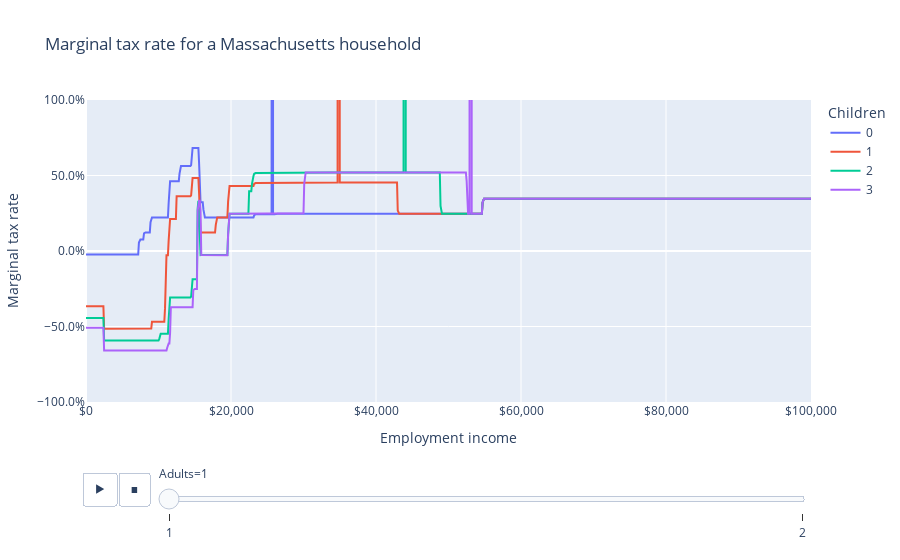

Source (notebook cell):
### Markdown cell above
Core marginal tax rates span from zero to five percent, but when including the EITC, they range from -13.5% to 12.3%, depending on income and household structure.

### Code cell
fig = px.line(
    df,
    "employment_income",
    "mtr",
    color="children",
    animation_frame="adults",
    labels=LABELS,
    title="Marginal tax rate for a Massachusetts household",
)
fig.update_layout(xaxis_tickformat="$,", yaxis_tickformat=".1%", yaxis_range=[-1, 1])
fig.show()

### Figure 1 — Plotly figure (JSON) as saved in the notebook; plotly's stock layout.template omitted (floating-point values rounded to 4 significant figures; data arrays with more than 128 entries replaced by an {"elided": "..."} marker saying what was removed)
{"data": [{"hovertemplate": "Children=0<br>Adults=1<br>Employment income=%{x}<br>Marginal tax rate=%{y}<extra></extra>", "legendgroup": "0", "line": {"color": "#636efa", "dash": "solid"}, "marker": {"symbol": "circle"}, "mode": "lines", "name": "0", "orientation": "v", "showlegend": true, "type": "scatter", "x": {"elided": "1001 int values"}, "xaxis": "x", "y": {"elided": "1001 float values"}, "yaxis": "y"}, {"hovertemplate": "Children=1<br>Adults=1<br>Employment income=%{x}<br>Marginal tax rate=%{y}<extra></extra>", "legendgroup": "1", "line": {"color": "#EF553B", "dash": "solid"}, "marker": {"symbol": "circle"}, "mode": "lines", "name": "1", "orientation": "v", "showlegend": true, "type": "scatter", "x": {"elided": "1001 int values"}, "xaxis": "x", "y": {"elided": "1001 float values"}, "yaxis": "y"}, {"hovertemplate": "Children=2<br>Adults=1<br>Employment income=%{x}<br>Marginal tax rate=%{y}<extra></extra>", "legendgroup": "2", "line": {"color": "#00cc96", "dash": "solid"}, "marker": {"symbol": "circle"}, "mode": "lines", "name": "2", "orientation": "v", "showlegend": true, "type": "scatter", "x": {"elided": "1001 int values"}, "xaxis": "x", "y": {"elided": "1001 float values"}, "yaxis": "y"}, {"hovertemplate": "Children=3<br>Adults=1<br>Employment income=%{x}<br>Marginal tax rate=%{y}<extra></extra>", "legendgroup": "3", "line": {"color": "#ab63fa", "dash": "solid"}, "marker": {"symbol": "circle"}, "mode": "lines", "name": "3", "orientation": "v", "showlegend": true, "type": "scatter", "x": {"elided": "1001 int values"}, "xaxis": "x", "y": {"elided": "1001 float values"}, "yaxis": "y"}], "layout": {"legend": {"title": {"text": "Children"}, "tracegroupgap": 0}, "sliders": [{"active": 0, "currentvalue": {"prefix": "Adults="}, "len": 0.9, "pad": {"b": 10, "t": 60}, "steps": [{"args": [["1"], {"frame": {"duration": 0, "redraw": false}, "fromcurrent": true, "mode": "immediate", "transition": {"duration": 0, "easing": "linear"}}], "label": "1", "method": "animate"}, {"args": [["2"], {"frame": {"duration": 0, "redraw": false}, "fromcurrent": true, "mode": "immediate", "transition": {"duration": 0, "easing": "linear"}}], "label": "2", "method": "animate"}], "x": 0.1, "xanchor": "left", "y": 0, "yanchor": "top"}], "title": {"text": "Marginal tax rate for a Massachusetts household"}, "updatemenus": [{"buttons": [{"args": [null, {"frame": {"duration": 500, "redraw": false}, "fromcurrent": true, "mode": "immediate", "transition": {"duration": 500, "easing": "linear"}}], "label": "&#9654;", "method": "animate"}, {"args": [[null], {"frame": {"duration": 0, "redraw": false}, "fromcurrent": true, "mode": "immediate", "transition": {"duration": 0, "easing": "linear"}}], "label": "&#9724;", "method": "animate"}], "direction": "left", "pad": {"r": 10, "t": 70}, "showactive": false, "type": "buttons", "x": 0.1, "xanchor": "right", "y": 0, "yanchor": "top"}], "xaxis": {"anchor": "y", "domain": [0, 1], "tickformat": "$,", "title": {"text": "Employment income"}}, "yaxis": {"anchor": "x", "domain": [0, 1], "range": [-1, 1], "tickformat": ".1%", "title": {"text": "Marginal tax rate"}}}}
